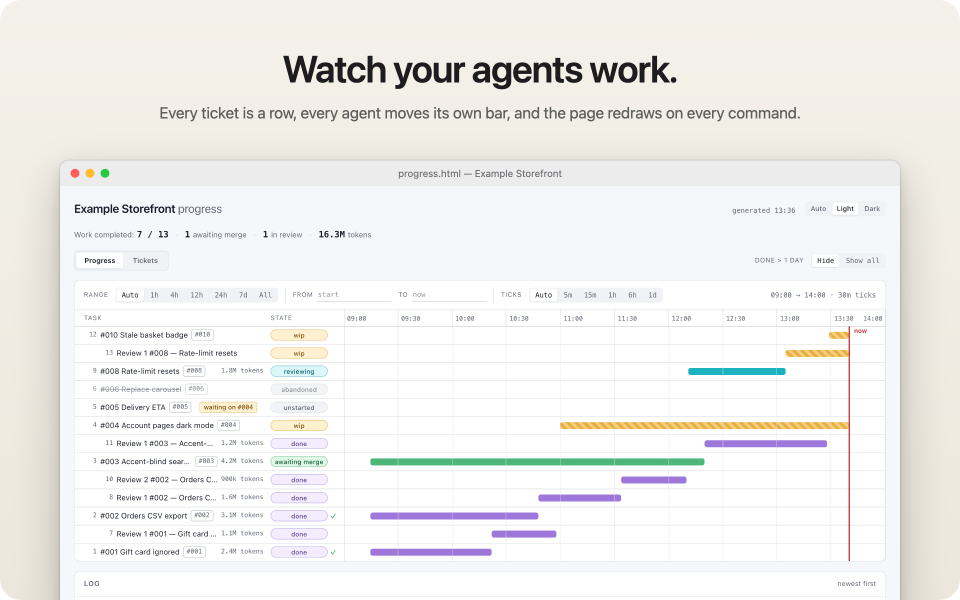
#> input picture docs/images/panel-watch.png, 1920 x 1200 px, found by its file name (shown at 1/2 size)
$ python -i compose.py   (imports and definitions only)
#> lines starting #> are read from the running program, lines starting #| are printed output that depends on the picture; after the words box and inside, x2 and y2 are one past the last pixel; in counts of white or black regions, pixels touching at a corner belong together; pictures that were not available may be replaced by others from this repository, and a replacement may not be noted
"""The README graphics' layout: which screenshots to take, how panels and window frames are composed from
them, and how the animated day is assembled. Crops come from measured element positions, not fixed
pixels, so a page that grows or shifts still yields the same framing.

Usage: python3 compose.py base-jobs|pages|gif|hero-gif|optimise|sheet <build folder>
"""
import json
import os
import sys

from PIL import Image

HERE = os.path.dirname(os.path.abspath(__file__))
REPOSITORY = os.path.dirname(HERE)

VIEWPORT_WIDTH = 1440
VIEWPORT_HEIGHT = 1000
STORY_DAY = '2026-09-24'
STORY_OFFSET = '+02:00'
FINAL_SNAPSHOT = '1336'
FINAL_CLOCK = '13:40'
DETAIL_TASK_IDENTIFIER = 2
HERO_LAST_ROW_SELECTOR = '#ap-rows > .ap-row:last-child'
TICKETS_OPENED_ROW_SELECTOR = '#ap-ticket-rows tr[data-ticket-id="004"]'
HERO_BOTTOM_PADDING = 23
TICKETS_BOTTOM_PADDING = 32
TICKETS_TOP_MARGIN = 13
# The side panel sits at the viewport's right edge; this much of the chart beside it keeps the crop from zooming in on the panel.
DETAIL_SIDE_MARGIN = 440
DETAIL_TOP_MARGIN = 13
RANGE_TOP_MARGIN = 11
KANBAN_TOP_MARGIN = 13
KANBAN_BOTTOM_PADDING = 24
# The lanes stretch with the viewport; this one ends them just below the To do lane's last card.
KANBAN_VIEWPORT_HEIGHT = 500
# The shot runs on past the board in page background, so the panel's taller window has no blank band.
KANBAN_SHOT_BOTTOM_PADDING = 400
# Narrowed to one epic so #012 sits high in To do; hovering it draws arrows from To do and Done. The filter line opens the menu, its
# Epic row and "by wave" are pressed, and the line closes it again before the hover. The wait lets the arrows finish drawing in.
FILTER_LINE_SELECTOR = '#ap-filter-line'
KANBAN_NARROWED_EPIC_SELECTOR = '#ap-filter-menu [data-epic-chip="checkout-redesign"]'
KANBAN_BY_WAVE_SELECTOR = '#ap-filter-menu [data-todo-order="by-wave"]'
KANBAN_HOVERED_CARD_SELECTOR = '.ap-kanban-card[data-ticket-id="012"]'
KANBAN_WAVES_HOVER_SCRIPT = (f"(async () => {{ document.querySelector('{FILTER_LINE_SELECTOR}').click();"
                             f" document.querySelector('{KANBAN_NARROWED_EPIC_SELECTOR}').click();"
                             f" document.querySelector('{KANBAN_BY_WAVE_SELECTOR}').click();"
                             f" document.querySelector('{FILTER_LINE_SELECTOR}').click();"
                             " await new Promise((resolve) => setTimeout(resolve, 400));"
                             f" document.querySelector('{KANBAN_HOVERED_CARD_SELECTOR}').dispatchEvent(new MouseEvent('mouseover', {{ bubbles: true }}));"
                             " await new Promise((resolve) => setTimeout(resolve, 1500)); return true; })()")
DEPENDENCIES_HOVERED_NODE_SELECTOR = '.ap-dependency-node[data-open-ticket="012"]'
DEPENDENCIES_HOVER_SCRIPT = (f"(async () => {{ document.querySelector('{DEPENDENCIES_HOVERED_NODE_SELECTOR}').dispatchEvent(new PointerEvent('pointerover', {{ bubbles: true }}));"
                             " await new Promise((resolve) => setTimeout(resolve, 600)); return true; })()")
EPICS_FIRST_CARD_SELECTOR = '#ap-epics > .ap-card:first-child'
GRAPH_TOP_MARGIN = 13
GRAPH_BOTTOM_PADDING = 24

GIF_WIDTH = 1200
# 29 frames: 750 + 27 × 250 + 2500 = 10 seconds a loop, the "sped up to ten seconds" the READMEs quote.
GIF_FIRST_FRAME_MILLISECONDS = 750
GIF_FRAME_MILLISECONDS = 250
GIF_LAST_FRAME_MILLISECONDS = 2500
GIF_FIRST_CLOCK = '09:10'
GIF_STEP_MINUTES = 10

# The animated hero: panel-watch with the Progress tab replayed inside its window.
HERO_ANIMATION_STEP_MINUTES = 3
HERO_ANIMATION_FIRST_FRAME_MILLISECONDS = 800
HERO_ANIMATION_FRAME_MILLISECONDS = 100
HERO_ANIMATION_LAST_FRAME_MILLISECONDS = 2500
GIF_TRANSPARENT_INDEX = 255

# story strip name -> the story time shown, rendered from the latest snapshot at or before it
STORY_MOMENTS = ['09:16', '10:25', '11:36', '12:12', '13:40']

PANEL_WIDTH = 1280
PANEL_HEIGHT = 800
PANEL_SCALE = 1.5
WINDOW_WIDTH = 1120
WINDOW_TOP = 214
WINDOW_BAR_HEIGHT = 34
FRAME_SCALE = 1.5

PANELS = [
    {'name': 'panel-watch', 'theme': 'light', 'headline': 'Watch your agents work.',
     'subhead': 'Every ticket is a row, every agent moves its own bar, and the page redraws on every command.',
     'layers': [{'image': 'hero-light.png', 'crop': 'hero'}]},
    {'name': 'panel-story', 'theme': 'light', 'headline': 'Click for the whole story.',
     'subhead': 'Each phase and how long it took, the ticket, and every log line that names it.',
     'layers': [{'image': 'detail-light.png', 'crop': 'dialog'}]},
    {'name': 'panel-tickets', 'theme': 'light', 'headline': 'Tickets an agent can build unasked.',
     'subhead': 'Report, Wanted, Acceptance and a Brief, rendered the way the builder reads them.',
     'layers': [{'image': 'tickets-light.png', 'crop': 'tickets'}]},
    {'name': 'panel-kanban', 'theme': 'light', 'headline': 'Every ticket on one board.',
     'subhead': 'From filed to delivered: what each card waits on, who reviews it, and what it cost.',
     'layers': [{'image': 'kanban-light.png', 'crop': 'kanban'}]},
    {'name': 'panel-dependencies', 'theme': 'light', 'headline': 'See what waits on what.',
     'subhead': 'Open tickets in waves, a one-ticket wave flagged, and the chain behind any ticket you point at.',
     'layers': [{'image': 'dependencies-light.png', 'crop': 'dependencies'}]},
    {'name': 'panel-epic-waves', 'theme': 'light', 'headline': 'Every epic, wave by wave.',
     'subhead': 'What an epic waits on, its tickets in the board’s waves, and the epics it frees.',
     'layers': [{'image': 'epics-light.png', 'crop': 'epics'}]},
    {'name': 'panel-kanban-waves', 'theme': 'light', 'headline': 'Point at a card, see its prerequisites.',
     'subhead': 'To do in wave order, narrowed to one epic, with arrows from the cards the hovered one waits on.',
     'layers': [{'image': 'kanban-waves-light.png', 'crop': 'kanban-waves'}]},
    {'name': 'panel-themes', 'theme': 'split', 'headline': 'Light or dark. Your call.',
     'subhead': 'It follows your system, or pick Light or Dark and the page remembers.',
     'layers': [{'image': 'hero-light.png', 'crop': 'hero'},
                {'image': 'hero-dark.png', 'crop': 'hero', 'split': True}]},
    {'name': 'panel-cost', 'theme': 'dark', 'headline': 'Know what every agent cost.',
     'subhead': 'A hook adds each agent’s tokens to its row, and the log keeps the full receipt.',
     'layers': [{'image': 'hero-dark.png', 'crop': 'range'}]},
]

FRAMES = [
    ('frame-hero-light', 'light', 'hero-light.png', 'hero'),
    ('frame-hero-dark', 'dark', 'hero-dark.png', 'hero'),
    ('frame-tickets-light', 'light', 'tickets-light.png', 'tickets'),
    ('frame-tickets-dark', 'dark', 'tickets-dark.png', 'tickets'),
    ('frame-kanban-light', 'light', 'kanban-light.png', 'kanban'),
    ('frame-kanban-dark', 'dark', 'kanban-dark.png', 'kanban'),
    ('frame-detail-light', 'light', 'detail-light.png', 'dialog-to-viewport'),
    ('frame-detail-dark', 'dark', 'detail-dark.png', 'dialog-to-viewport'),
]

PALETTES = {
    'light': {'background': 'linear-gradient(180deg,#F4F1EA 0%,#ECE7DC 100%)', 'headline': '#1D1D1F', 'subhead': '#5F5E5A',
              'windowBar': '#ECECEC', 'windowTitle': '#6E6E73', 'windowBorder': 'rgba(0,0,0,.12)'},
    'split': {'background': 'linear-gradient(115deg,#F4F1EA 50%,#1C1D22 50%)', 'headline': '#1D1D1F', 'subhead': '#5F5E5A',
              'windowBar': '#ECECEC', 'windowTitle': '#6E6E73', 'windowBorder': 'rgba(0,0,0,.14)'},
    'dark': {'background': 'linear-gradient(180deg,#26272E 0%,#151519 100%)', 'headline': '#F5F5F7', 'subhead': '#A1A1A6',
             'windowBar': '#2C2C31', 'windowTitle': '#98989D', 'windowBorder': 'rgba(255,255,255,.10)'},
}
# The split background's edge at 115deg, as the percentages where it crosses the top and bottom of the window's content box.
SPLIT_ANGLE_TANGENT = 0.4663


def minutes_of(clock):
    hours, minutes = clock.split(':')
    return int(hours) * 60 + int(minutes)


def clock_of(minutes):
    return f'{minutes // 60:02d}:{minutes % 60:02d}'


def story_time(clock):
    return f'{STORY_DAY}T{clock}:00{STORY_OFFSET}'


# [6 lines left out: function snapshot_at, not called in this run]


def page_state(theme, tab):
    return {'agent-progress:theme': theme, 'agent-progress:tab': tab}


# [76 lines left out: functions write_json, base_jobs, crops, image_layer, window_markup, not called in this run]


PANEL_WINDOW_SHADOW = '0 24px 60px rgba(0,0,0,.22),0 6px 18px rgba(0,0,0,.10)'
FRAME_WINDOW_SHADOW = '0 22px 50px rgba(0,0,0,.20),0 5px 14px rgba(0,0,0,.08)'


# [7 lines left out: function window_styles, not called in this run]


FONT = "-apple-system,BlinkMacSystemFont,'SF Pro Display','Segoe UI',Helvetica,Arial,sans-serif"


def split_text(light, dark):
    return (f'background:linear-gradient(115deg,{light} 50%,{dark} 50%) fixed;-webkit-background-clip:text;'
            'background-clip:text;color:transparent')


# [39 lines left out: functions split_clip_polygon, panel_page, not called in this run]


FRAME_BORDERS = {'light': 'rgba(0,0,0,.12)', 'dark': 'rgba(255,255,255,.12)'}


# [80 lines left out: functions frame_page, pages, assemble_gif, not called in this run]


def assemble_hero_animation(build):
    """panel-watch.png with each hero frame laid into its window, the panel's rounded corners kept transparent."""
#> called with build = '../docs/images/bridge-agents.png'
    panel = Image.open(f'{build}/images/panel-watch.png').convert('RGBA')
#> panel is the input picture: PIL image 1920x1200 RGBA; mean R, G, B, A 240, 239.2, 237.2, 254.8
    window_left = round((PANEL_WIDTH - WINDOW_WIDTH) // 2 * PANEL_SCALE)
    content_top = round((WINDOW_TOP + WINDOW_BAR_HEIGHT) * PANEL_SCALE)
    content_size = (round(WINDOW_WIDTH * PANEL_SCALE), panel.height - content_top)
#> content_size = (1680, 828)
    frame_folder = f'{build}/hero-frames'
    frame_paths = sorted(os.path.join(frame_folder, name) for name in os.listdir(frame_folder) if name.endswith('.png'))
    composed = []
    for path in frame_paths:
        frame = Image.open(path).convert('RGBA')
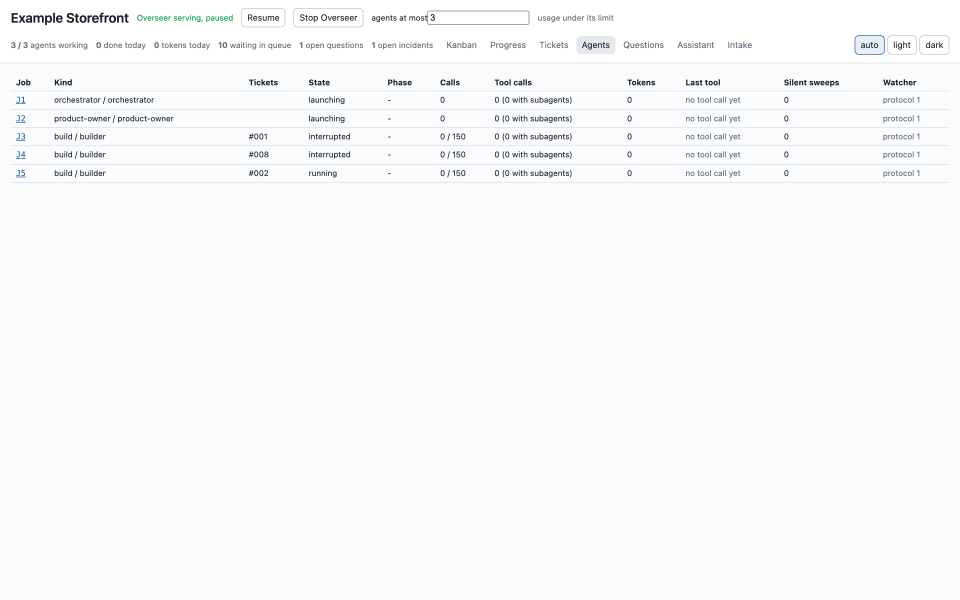
#> input picture docs/images/bridge-agents.png, 2880 x 1800 px, given as the content of the folder ../docs/images/bridge-agents.png/hero-frames, which was not available (shown at 1/3 size)
        frame = frame.resize((content_size[0], round(frame.height * content_size[0] / frame.width)), Image.LANCZOS).crop((0, 0, *content_size))
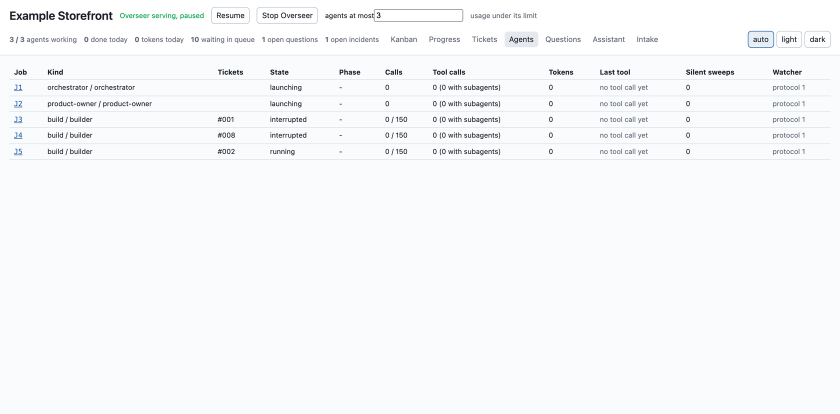
#> frame: PIL image 1680x828 RGBA (shown at 1/2 size); mean R, G, B, A 247.3, 248.4, 249.4, 255
        canvas = panel.copy()
        canvas.paste(frame, (window_left, content_top))
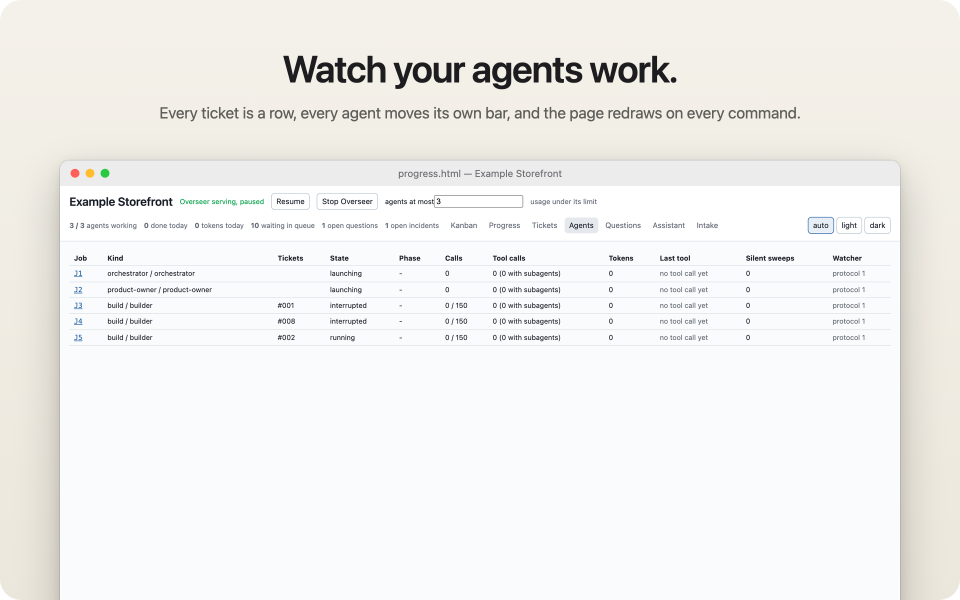
#> canvas: PIL image 1920x1200 RGBA (shown at 1/2 size); mean R, G, B, A 241.4, 240.9, 238.7, 254.8; transparent parts drawn white
        canvas.putalpha(panel.getchannel('A'))
        composed.append(canvas)
    sampled = composed[::6] + [composed[-1]]
#> sampled = 2 items
    montage = Image.new('RGB', (panel.width, panel.height * len(sampled)))
#> montage: PIL image 1920x2400 RGB; every value is 0
    for index, frame in enumerate(sampled):
        montage.paste(frame.convert('RGB'), (0, index * panel.height))
#> this loop made 2 passes
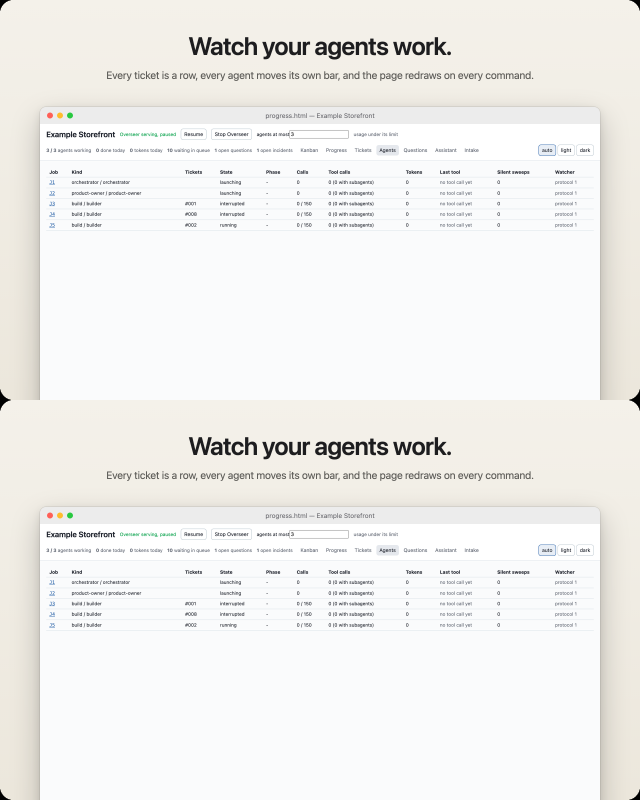
#> montage: PIL image 1920x2400 RGB (shown at 1/3 size); mean R, G, B 241.4, 240.9, 238.7
    # Median cut drops the rare colours (the red now-line, the green bars); octree keeps them.
    palette_source = montage.quantize(colors=GIF_TRANSPARENT_INDEX, method=Image.Quantize.FASTOCTREE)
    transparent = panel.getchannel('A').point(lambda alpha: 255 if alpha < 128 else 0)
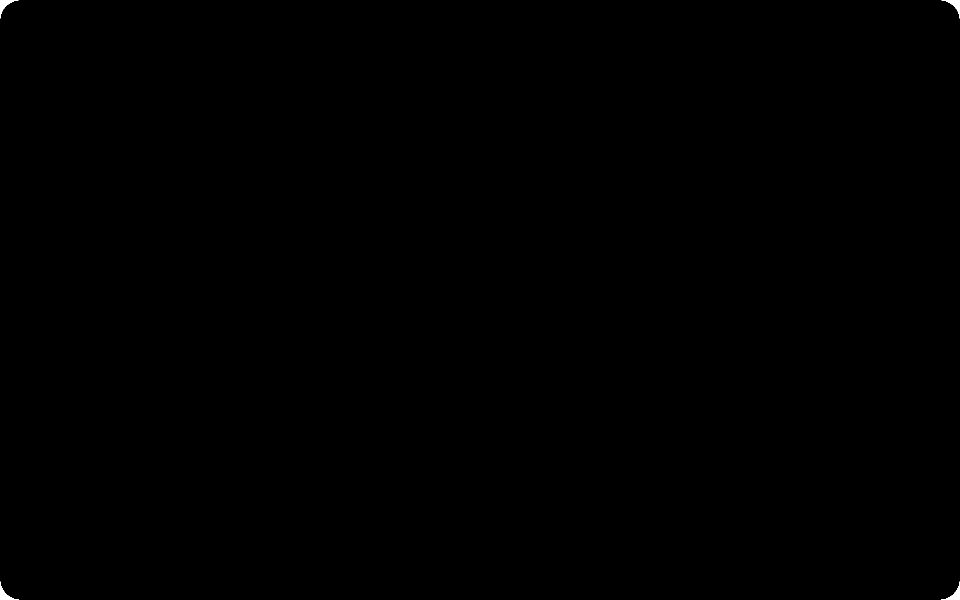
#> transparent: PIL image 1920x1200 L (shown at 1/2 size); 0.07% white; 4 white regions, box (x1, y1, x2, y2) and area: (1882, 1163, 1920, 1200) 390, (0, 1163, 38, 1200) 389, (0, 0, 37, 37) 384, (1883, 0, 1920, 37) 384
    paletted = []
    for frame in composed:
        quantized = frame.convert('RGB').quantize(palette=palette_source, dither=Image.Dither.NONE)
        quantized.paste(GIF_TRANSPARENT_INDEX, mask=transparent)
        paletted.append(quantized)
#> this loop made 1 pass
#> after the loop, paletted = 1 item
    durations = ([HERO_ANIMATION_FIRST_FRAME_MILLISECONDS] + [HERO_ANIMATION_FRAME_MILLISECONDS] * (len(paletted) - 2)
                 + [HERO_ANIMATION_LAST_FRAME_MILLISECONDS])
#> durations = [800, 2500]
    paletted[0].save(f'{build}/images/panel-watch.gif', save_all=True, append_images=paletted[1:], duration=durations, loop=0,
                     optimize=True, disposal=1, transparency=GIF_TRANSPARENT_INDEX)


# [26 lines left out: functions optimise, contact_sheet, not called in this run]


# [8 lines not run here, left out]

>>> result = assemble_hero_animation('../docs/images/bridge-agents.png')
